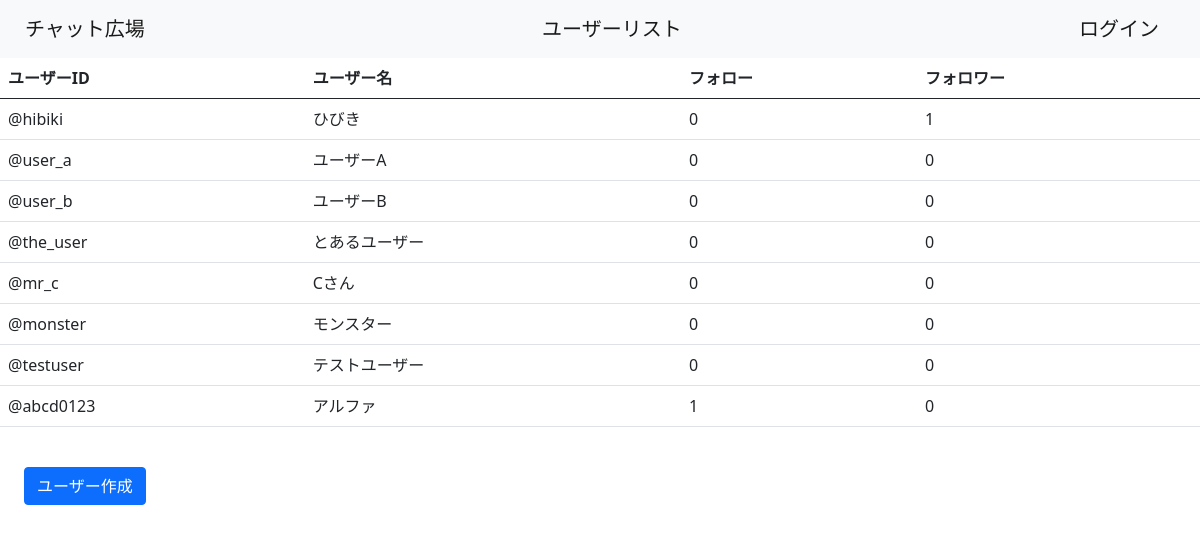
The page /user/list on the database its author committed.
### chatrooms/models.py (models this page shows, shortened)
class CustomUser(AbstractUser):
    user_name = models.CharField(max_length=100, default="no name")
    memo = models.TextField()
    created_at = models.DateTimeField(auto_now_add=True)
    icon = models.ImageField(upload_to='icon', height_field=None, width_field=None, blank=True, max_length=100, default=False)
    icon_changed = models.DateTimeField(blank=True, auto_now=True)
    REQUIRED_FIELDS = ["user_name","memo"]
    groups = None
    user_permissions = None
    last_login = None
    first_name = None
    last_name = None
    email_address = None
    date_joined = None

### chatrooms/views/user.py (the view)
# urls.py: path('user/list', user.UserListView.as_view(), name='ul'),
class UserListView(ListView):
    template_name = 'user/list.html'
    model = models.CustomUser
    context_object_name = "users_list"

### templates/user/list.html
{% extends 'base.html' %}
{% block content %}
    <table class="table table-hover">
        <thead>
            <tr>
              <th scope="col">ユーザーID</th>
              <th scope="col">ユーザー名</th>
              <th scope="col">フォロー</th>
              <th scope="col">フォロワー</th>
            </tr>
          </thead>
          <tbody>
            {% for user_ in users_list %}
            <tr>
              {% if user_.id == user.id %}
              <td class="bg-secondary"><a href={% url 'mp' %} class="text-white text-decoration-none">★@{{ user_.username }}</a></td>
              <td class="bg-secondary"><a href={% url 'mp' %} class="text-white text-decoration-none">{{ user_.user_name }}</a></td>
              <td class="text-white bg-secondary">{{ user_.follow.count }}</td>
              <td class="text-white bg-secondary">{{ user_.follower.count }}</td>
              {% else %}
              <td><a href={% url 'ud' user_.id %} class="text-dark text-decoration-none"} >@{{ user_.username }}</a></td>
              <td><a href={% url 'ud' user_.id %} class="text-dark text-decoration-none"}>{{ user_.user_name }}</a></td>
              <td class="text-dark text-decoration-none">{{ user_.follow.count }}
              </td>
              <td class="text-dark text-decoration-none">{{ user_.follower.count }}
              </td>
              {% endif %}
            </tr>
            {% endfor %}
          </tbody>
    </table>
    <a href={%url 'uc'%} class="btn btn-primary m-4">ユーザー作成</a>
{% endblock content %}

### rows shown on the page
CustomUser: username "hibiki", user_name "ひびき", follow.count "0", follower.count "1"
CustomUser: username "user_a", user_name "ユーザーA", follow.count "0", follower.count "0"
CustomUser: username "user_b", user_name "ユーザーB", follow.count "0", follower.count "0"
CustomUser: username "the_user", user_name "とあるユーザー", follow.count "0", follower.count "0"
CustomUser: username "mr_c", user_name "Cさん", follow.count "0", follower.count "0"
CustomUser: username "monster", user_name "モンスター", follow.count "0", follower.count "0"
CustomUser: username "testuser", user_name "テストユーザー", follow.count "0", follower.count "0"
CustomUser: username "abcd0123", user_name "アルファ", follow.count "1", follower.count "0"
